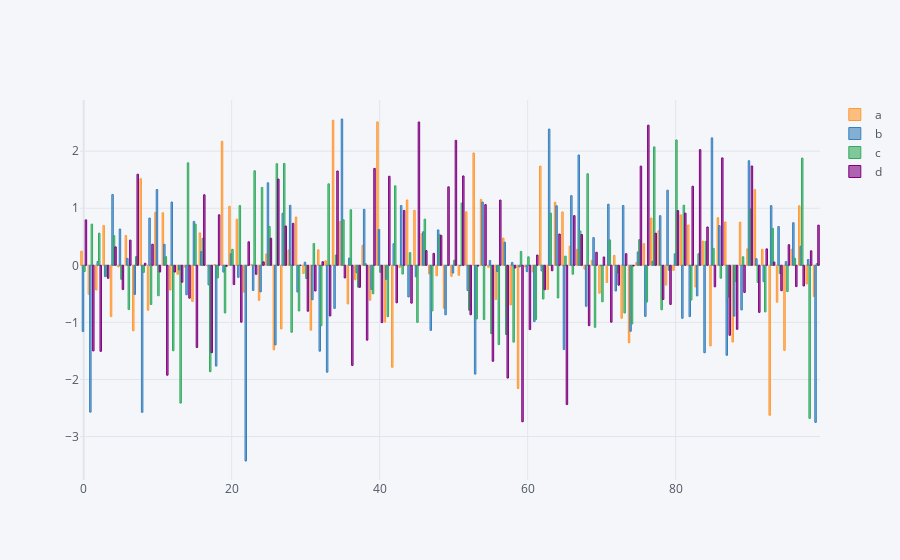

Here is the notebook cell this chart was saved with:
### Code cell
dataframe.iplot(kind="bar")
